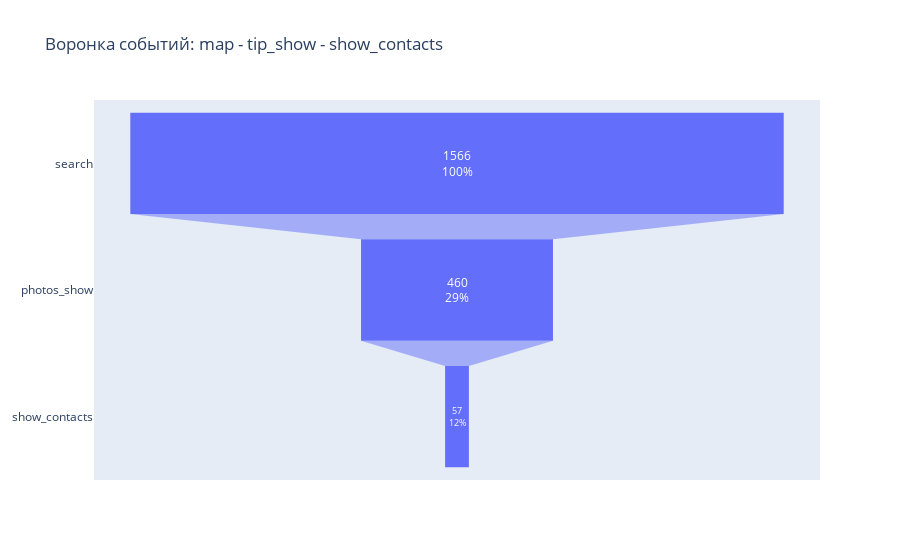

Notebook source saved alongside this figure:
### Code cell
# строим воронку событий и считаем долю пользователей,которые проходят на следующий шаг воронки
fig = go.Figure(go.Funnel(
    y = ["search", "photos_show", "show_contacts"],
    x = [step_1, step_2, step_3], textposition = "inside" ,textinfo = "value+percent previous")
               )
fig.update_layout(title='Воронка событий: map - tip_show - show_contacts')
fig.show();

### Figure 1 — Plotly figure (JSON) as saved in the notebook; plotly's stock layout.template omitted (floating-point values rounded to 4 significant figures)
{"data": [{"textinfo": "value+percent previous", "textposition": "inside", "type": "funnel", "x": [1566, 460, 57], "y": ["search", "photos_show", "show_contacts"]}], "layout": {"title": {"text": "Воронка событий: map - tip_show - show_contacts"}}}
